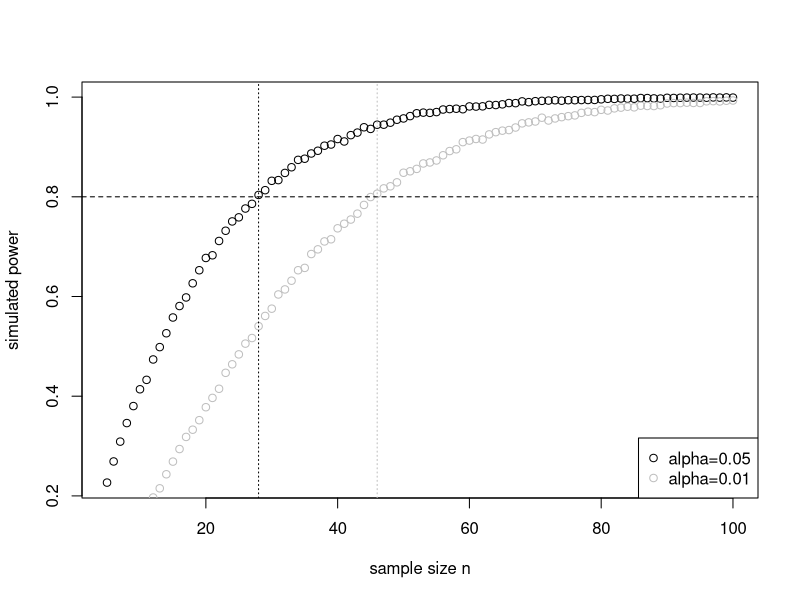

The R script that drew this image:
# 18.1
a <- (3.97 - 3.5) / (2.21 / sqrt(73))
pt(-a, df = 72) + (1-pt(a, df = 72)) > .05 # TRUE = insufficient evidence

t.test(quakes$mag, alternative = "greater",
       mu = 4.3, conf.level = 1 - .01)

mean(quakes$mag) + c(-1, 1) *
  qt(0.995, df = 999) * sd(quakes$mag) / sqrt(1000)

# 18.2
library("MASS")
?anorexia
summary(anorexia)

t.test(anorexia$Postwt, anorexia$Prewt,
       conf.level = .95, alternative = "greater", paired = TRUE) # strong evidence

t.test(anorexia$Postwt[anorexia$Treat == "Cont"], anorexia$Prewt[anorexia$Treat == "Cont"],
       conf.level = .95, alternative = "greater", paired = TRUE) # no evidence
t.test(anorexia$Postwt[anorexia$Treat == "CBT"], anorexia$Prewt[anorexia$Treat == "CBT"],
       conf.level = .95, alternative = "greater", paired = TRUE) # some evidence
t.test(anorexia$Postwt[anorexia$Treat == "FT"], anorexia$Prewt[anorexia$Treat == "FT"],
       conf.level = .95, alternative = "greater", paired = TRUE) # strong evidence

?PlantGrowth
summary(PlantGrowth)

growth.control <- PlantGrowth$weight[PlantGrowth$group == "ctrl"]
growth.treated <- PlantGrowth$weight[PlantGrowth$group != "ctrl"]

max(c(sd(growth.control), sd(growth.treated))) /
  min(c(sd(growth.control), sd(growth.treated))) < 2

t.test(x = growth.control, y = growth.treated,
       alternative = "less", var.equal = TRUE) # no evidence

wrap.t.test <- function(x, y, paired = FALSE, var.equal = FALSE, ...) {
  if (!paired) {
    sd.x <- sd(x)
    sd.y <- sd(y)
    sd.min <- min(sd.x, sd.y)
    sd.max <- max(sd.x, sd.y)
    var.equal <- (sd.max / sd.min) < 2
  }
  
  return (t.test(x, y, paired = paired, var.equal = var.equal, ...))
}

# Example 1
snacks <- c(87.7,80.01,77.28,78.76,81.52,74.2,80.71,79.5,77.87,81.94,80.7,82.32,
            75.78,80.19,83.91,79.4,77.52,77.62,81.4,74.89,82.95,73.59,77.92,77.18,
            79.83,81.23,79.28,78.44,79.01,80.47,76.23,78.89,77.14,69.94,78.54,79.7,
            82.45,77.29,75.52,77.21,75.99,81.94,80.41,77.7)
snacks2 <- c(80.22,79.73,81.1,78.76,82.03,81.66,80.97,81.32,80.12,78.98,79.21,
             81.48,79.86,81.06,77.96,80.73,80.34,80.01,81.82,79.3,79.08,79.47,
             78.98,80.87,82.24,77.22,80.03,79.2,80.95,79.17,81)

wrap.t.test(x = snacks2, y = snacks,
            alternative = "greater", conf.level = 0.9)

# Example 2
men <- c(102,87,101,96,107,101,91,85,108,67,85,82)
women <- c(73,81,111,109,143,95,92,120,93,89,119,79,90,126,62,92,77,106,105,111)
wrap.t.test(x = men, y = women,
            alternative = "two.sided", conf.level = 0.95)

# Example 3
rate.before <- c(52,66,89,87,89,72,66,65,49,62,70,52,75,63,65,61) 
rate.after <- c(51,66,71,73,70,68,60,51,40,57,65,53,64,56,60,59) 
wrap.t.test(x = rate.after, y = rate.before,
            alternative = "less", paired = TRUE, conf.level = 0.95)

# 18.3
# H0 : p = .9, HA : p < .9
.9 * 89 > 5
(1 - .9) * 89 > 5

# strong evidence to reject H0
prop.test(x = 71, n = 89, p = .9, alternative = "less",
          conf.level = .9, correct = FALSE)

n <- 89
p.hat <- 71 / n
p.hat + c(-1, 1) * qnorm(.95) * sqrt(p.hat * (1 - p.hat) / n)

x1 <- 97
n1 <- 445
p.hat1 <- x1 / n1
x2 <- 90
n2 <- 419
p.hat2 <- x2 / n2
p.star <- (x1 + x2) / (n1 + n2)
Z <- (p.hat2 - p.hat1) / sqrt(p.star * (1 - p.star) * (1/n1 + 1/n2))
Z
2 * pnorm(Z) # no evidence that proportion varies between x1 and x2

(p.hat2 - p.hat1) + c(-1, 1) * qnorm(.975) *
  sqrt(p.star * (1 - p.star) * (1/n1 + 1/n2))

# skip f - h

# 18.4
?HairEyeColor
summary(HairEyeColor)

chisq.test(x = HairEyeColor[,,1] + HairEyeColor[,,2], p = c(.01))
# strong evidence against hair color being related to eye color

library("car")
?Duncan
summary(Duncan)

chisq.test(table(Duncan$type)) # p-value = 0.015
# alpha = 0.05, weak evidence rejecting H0 thus their does not appear to be unifomly represented in the data
# alpha = 0.01, no evidence rejecting H0 thus their do appear to be unifomly represented in the data

# 18.5
typeI.mean <- function(mu0, sigma, n, alpha,
                       test = "two.sided", ITERATIONS = 10000) {
  stats <- rep(NA,ITERATIONS)
  for(i in 1:ITERATIONS){
    temporary.sample <- rnorm(n=n,mean=mu0,sd=sigma)
    temporary.mean <- mean(temporary.sample)
    temporary.sd <- sd(temporary.sample)
    stats[i] <- (temporary.mean-mu0)/(temporary.sd/sqrt(n))
  }
  pvals <- pt(stats, df = n-1)
  
  if (test == "two.sided") {
    result <- pvals
    result[stats > 0] <- 1 - pvals[stats > 0]
    return(mean(result < alpha/2))  
  } else if (test == "less") {
    return(mean(pvals < alpha))
  } else if (test == "greater") {
    return(mean((1 - pvals) < alpha))
  } else {
    stop("test argument not recognised")
  }
}

typeI.mean(mu0 = 0, sigma = 1, n = 40, alpha = 0.05, test = "less")
typeI.mean(mu0 = 0, sigma = 1, n = 40, alpha = 0.05, test = "greater")
typeI.mean(mu0 = 0, sigma = 1, n = 40, alpha = 0.05, test = "two.sided")

typeI.mean(mu0 = -4, sigma = .3, n = 60, alpha = 0.01, test = "less")
typeI.mean(mu0 = -4, sigma = .3, n = 60, alpha = 0.01, test = "greater")
typeI.mean(mu0 = -4, sigma = .3, n = 60, alpha = 0.01, test = "two.sided")


typeII.mean <- function(mu0, muA, sigma, n, alpha,
                        test = "two.sided", ITERATIONS = 10000) {
  stats <- rep(NA,ITERATIONS)
  for(i in 1:ITERATIONS){
    temporary.sample <- rnorm(n=n,mean=muA,sd=sigma)
    temporary.mean <- mean(temporary.sample)
    temporary.sd <- sd(temporary.sample)
    stats[i] <- (temporary.mean-mu0)/(temporary.sd/sqrt(n))
  }
  pvals <- pt(stats, df = n-1)
  
  if (test == "two.sided") {
    result <- pvals
    result[stats > 0] <- 1 - pvals[stats > 0]
    return(mean(result < alpha/2))  
  } else if (test == "less") {
    return(mean(pvals < alpha))
  } else if (test == "greater") {
    return(mean((1 - pvals) < alpha))
  } else {
    stop("test argument not recognised")
  }
}

typeII.mean(mu0 = -3.2, muA = -3.3, sigma = 0.1,
            n = 25, alpha = 0.05, test = "two.sided")
typeII.mean(mu0 = 8894, muA = 5600, sigma = 3888,
            n = 9, alpha = 0.05, test = "less")
typeII.mean(mu0 = .44, muA = .4, sigma = 2.4,
            n = 68, alpha = 0.05, test = "greater")

# 18.6
power.mean <- function(nvec,...){
  nlen <- length(nvec)
  result <- rep(NA,nlen)
  pbar <- txtProgressBar(min=0,max=nlen,style=3)
  for(i in 1:nlen){
    result[i] <- typeII.mean(n=nvec[i],...)
    setTxtProgressBar(pbar,i)
  }
  close(pbar)
  return(result)
}

power.mean(nvec = 50,  test="two.sided",
           mu0 = 10, muA = 10.5, sigma = .9, alpha = 0.01)

power.mean(nvec = 44,  test="less",
           mu0 = 80, muA = 78.5, sigma = 3.1, alpha = 0.01)
power.mean(nvec = 44,  test="less",
           mu0 = 80, muA = 78.5, sigma = 3.1, alpha = 0.05)
# 77.89 for alpha 0.01, 93.56 for alpha 0.05

sample.sizes <- 5:100

snacks <- power.mean(nvec = sample.sizes,  test="less",
                     mu0 = 80, muA = 78.5, sigma = 3.1, alpha = 0.05)
minimum.n <- sample.sizes[min(which(snacks >= 0.8))]

snacks2 <- power.mean(nvec = sample.sizes,  test="less",
                      mu0 = 80, muA = 78.5, sigma = 3.1, alpha = 0.01)
minimum.n2 <- sample.sizes[min(which(snacks2 >= 0.8))]

plot(sample.sizes, snacks, xlab = "sample size n", ylab = "simulated power")
points(sample.sizes, snacks2, col = "grey")
abline(h = 0.8, lty = 2)
abline(v = c(minimum.n, minimum.n2), lty = 3, col = c("black", "grey"))
legend("bottomright", legend = c("alpha=0.05","alpha=0.01"),
       col = c("black","grey"), pch = 1)